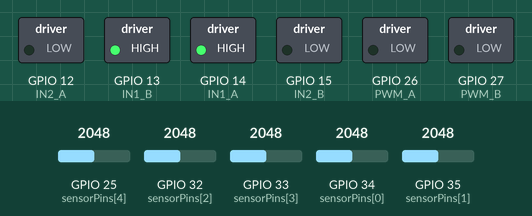
Recording of a sketch running on a simulated ESP32. Shown: switched loads named in the sketch (green lamp = pin HIGH). The inputs (shaded band) are chosen by the test bench; at power-on: GPIO 25 (sensorPins[4]) = 2048, GPIO 32 (sensorPins[2]) = 2048, GPIO 33 (sensorPins[3]) = 2048, GPIO 34 (sensorPins[0]) = 2048, GPIO 35 (sensorPins[1]) = 2048. What the sketch prints to the serial monitor is not drawn.

Above: at 0.1 s.
Timing chart, 0 to 1.6 s (numbered marks = the images above):
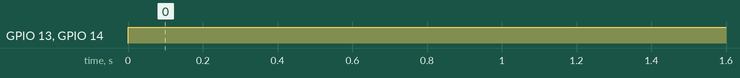

The sketch:

BuzzlineComPid.ino
```cpp
#define NUM_SENSORS 5

const int sensorPins[NUM_SENSORS] = {34, 35, 32, 33, 25};
int weights[NUM_SENSORS] = {-2, -1, 0, 1, 2};

int sensorValues[NUM_SENSORS];
int invertedValues[NUM_SENSORS];
const int blackMin = 200;
const int whiteMax = 3000;

// PID
float Kp = 30.0;
float Ki = 0.0;
float Kd = 15.0;

float error = 0;
float lastError = 0;
float integral = 0;

// Motores
const int IN1_A = 14;
const int IN2_A = 12;
const int PWM_A = 26;

const int IN1_B = 13;
const int IN2_B = 15;
const int PWM_B = 27;

const int baseSpeed = 180;  // valor base PWM (0-255)

void setup()
{
  Serial.begin(115200);

  for (int i = 0; i < NUM_SENSORS; i++)
  {
    pinMode(sensorPins[i], INPUT);
  }

  pinMode(IN1_A, OUTPUT);
  pinMode(IN2_A, OUTPUT);
  pinMode(IN1_B, OUTPUT);
  pinMode(IN2_B, OUTPUT);
  pinMode(PWM_A, OUTPUT);
  pinMode(PWM_B, OUTPUT);
}

void readSensors()
{
  for (int i = 0; i < NUM_SENSORS; i++)
  {
    sensorValues[i] = analogRead(sensorPins[i]);
    int val = constrain(sensorValues[i], blackMin, whiteMax);
    invertedValues[i] = map(whiteMax - val, 0, whiteMax - blackMin, 0, 1000);
  }
}

float calculateLinePosition()
{
  long weightedSum = 0;
  long total = 0;

  for (int i = 0; i < NUM_SENSORS; i++)
  {
    weightedSum += (long)invertedValues[i] * weights[i];
    total += invertedValues[i];
  }

  if (total == 0) return 0;

  return (float)weightedSum / total;
}

void controlMotors(float pid)
{
  int leftSpeed = baseSpeed + pid;
  int rightSpeed = baseSpeed - pid;

  leftSpeed = constrain(leftSpeed, 0, 255);
  rightSpeed = constrain(rightSpeed, 0, 255);

  // Motor Esquerdo
  digitalWrite(IN1_A, HIGH);
  digitalWrite(IN2_A, LOW);
  ledcWrite(0, leftSpeed);  // Canal 0

  // Motor Direito
  digitalWrite(IN1_B, HIGH);
  digitalWrite(IN2_B, LOW);
  ledcWrite(1, rightSpeed); // Canal 1
}

void loop()
{
  readSensors();
  float position = calculateLinePosition();

  error = 0 - position;
  integral += error;
  float derivative = error - lastError;

  float pid = Kp * error + Ki * integral + Kd * derivative;

  controlMotors(pid);

  lastError = error;

  Serial.print("Posição: ");
  Serial.print(position);
  Serial.print(" | PID: ");
  Serial.println(pid);

  delay(20);
}

void ledcSetupAll()
{
  ledcSetup(0, 5000, 8); // canal 0, 5kHz, 8 bits
  ledcSetup(1, 5000, 8); // canal 1
  ledcAttachPin(PWM_A, 0);
  ledcAttachPin(PWM_B, 1);
}
```

Measured:
- by itself, GPIO 13 (IN1_B), GPIO 14 (IN1_A): LOW → HIGH at 0.00 s
